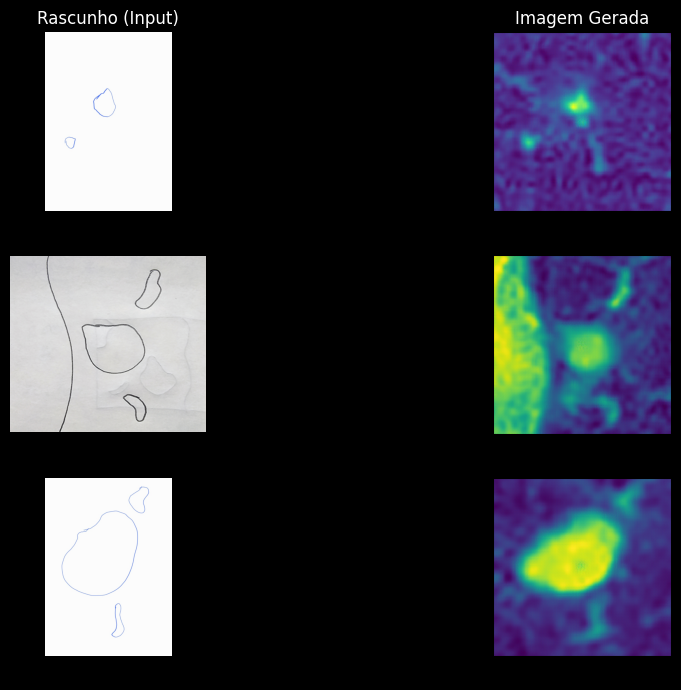
#> input picture implementations/fig_production_test.png, 681 x 690 px
$ python -i test_data_pipeline.py   (imports and definitions only)
#> lines starting #> are read from the running program, lines starting #| are printed output that depends on the picture
### implementations/pix2pix_lung_cancer/input_image_generator/generator.py
from collections import namedtuple
import numpy as np
import logging
from typing import Tuple
from input_image_generator.extract_border import extract_canny_border
from input_image_generator.segment_image import segment_with_threshold


BorderExtractionParams = namedtuple(
    "BorderExtractionParams", ["canny_low", "threshold"]
)


class InputImageGenerator:
    """
    Input image generator for pix2pix model.
    The idea is that we will simulate free form drawing by
    using the border of the lung as the input image.
    """

    def __init__(
        self,
        segmentation_threshold: float = 100,
        border_extraction_params: BorderExtractionParams = BorderExtractionParams(
            128, 100
        ),
    ):
        """
        param segmentation_threshold: the threshold to use for segmentation
        param border_extraction_params: the parameters to use for border extraction
        """
        logging.debug("Initializing InputImageGenerator...")
        self._segmentation_threshold = segmentation_threshold
        self._border_extraction_params = border_extraction_params

    # [13 lines left out: function generate_input_image, not called in this run]

### implementations/pix2pix_lung_cancer/test_data_pipeline.py
from collections import namedtuple
import logging
from typing import List, Tuple

import cv2 as cv
import numpy as np
from PIL import Image, ImageOps

from input_image_generator.generator import InputImageGenerator

TestImageTuple = namedtuple("TestImageTuple", ["input_image", "image"])


class TestDataPipeline:
    """
    Test data pipeline - generates test data (input and real images) for pix2pix model.
    1. Creates more images by rotating the image by a certain degree.
    2. Generates input images for pix2pix model.
    3. Resizes the images to a certain size.
    """

    def __init__(
        self,
        resize: Tuple[int, int] = (128, 128),
        rotation_augmentation_degree: int = None,
    ):
        self._rotation_augmentation_degree = rotation_augmentation_degree
        self._input_image_generator = InputImageGenerator()
        self._resize = resize

    @property
    def total_images_per_test_image(self) -> int:
        """
        Returns the total number of images per test image.
        :return: the total number of images per test image
        """
        return 360 // self._rotation_augmentation_degree

    def generate_test_image(self, image: np.ndarray) -> List[TestImageTuple]:
        """
        Generate input images for pix2pix model.
        Returns a list depending on the number of augmentation degrees.
        :param image: the image
        :return: the input image
        """
        logging.debug("Generating input images...")
        logging.debug(
            "generating %d images per test image", self.total_images_per_test_image
        )
        images: List[TestImageTuple] = []
        for img in self._get_all_rotated_images(image):
            input_image = cv.resize(
                self._input_image_generator.generate_input_image(img), self._resize
            )
            img = cv.resize(img, self._resize)
            images.append(
                TestImageTuple(
                    input_image=input_image,
                    image=img,
                )
            )
        return images

    def _get_all_rotated_images(self, image: np.ndarray) -> List[np.ndarray]:
        """
        Returns a list of all rotated images.
        :param image: the image
        :return: the list of all rotated images
        """
        images = [image]
        rows, cols, _ = image.shape
        if self._rotation_augmentation_degree:
            for angle in range(0, 360, self._rotation_augmentation_degree):
                rotated = rotate(image, angle)
                images.append(rotated)
        return images


def rotate(image: np.ndarray, angle: int) -> np.ndarray:
    """
    Rotates an image by a certain degree.
    :param image: the image
    :param angle: the angle
    :return: the rotated image
    """
    pil_image = Image.fromarray(image)
    rotated_image = pil_image.rotate(angle, expand=True)
    # get rid of black borders

    rotated_image = ImageOps.crop(rotated_image, border=1)
    return np.array(rotated_image)

>>> import cv2
>>> picture = cv2.imread('../fig_production_test.png', cv2.IMREAD_GRAYSCALE)
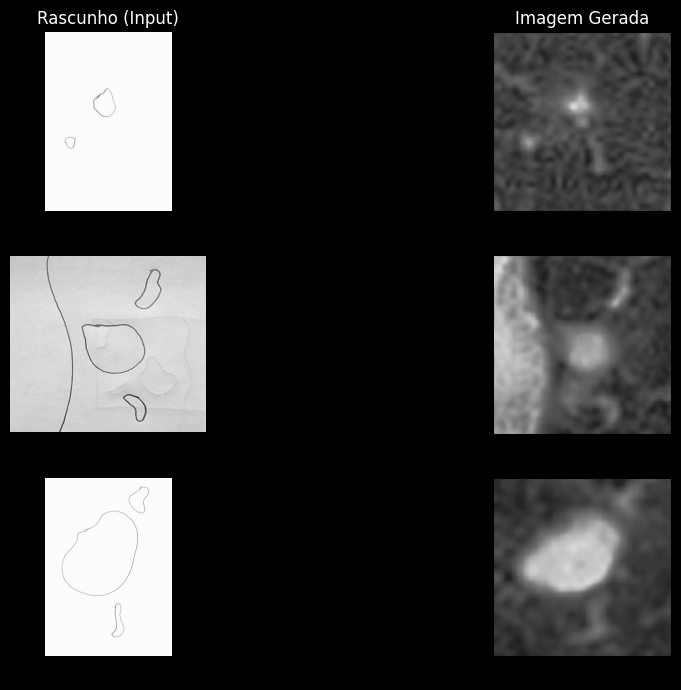
#> picture: shape (690, 681); min 0, max 255, mean 56.9
>>> result = TestDataPipeline().generate_test_image(picture)
#> (the run stopped early here; a loop or call above may not have finished)

$ run again, on implementations/img_imagens_teste.png
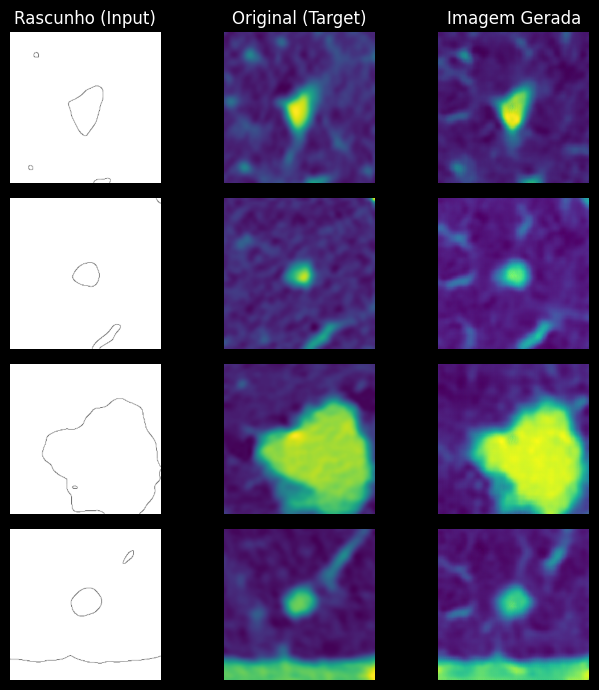
#> input picture implementations/img_imagens_teste.png, 599 x 690 px
#> `picture = cv2.imread('../fig_production_test.png', cv2.IMREAD_GRAYSCALE)`:
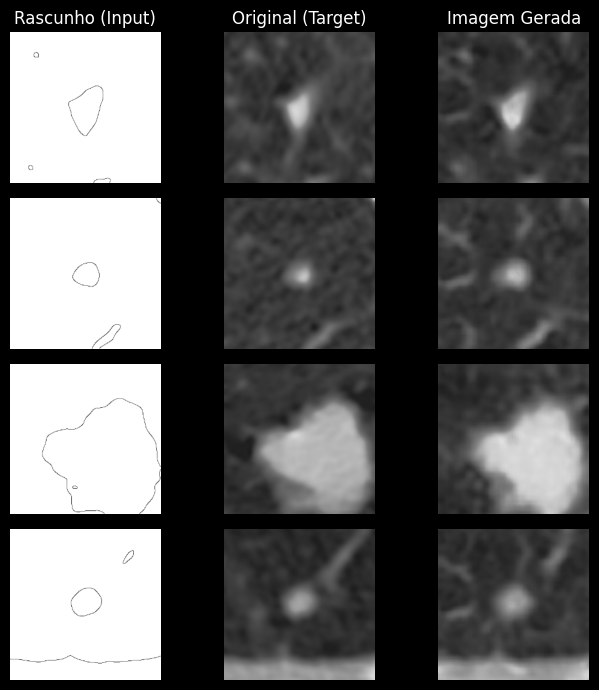
#> picture: shape (690, 599); min 0, max 255, mean 89.8
